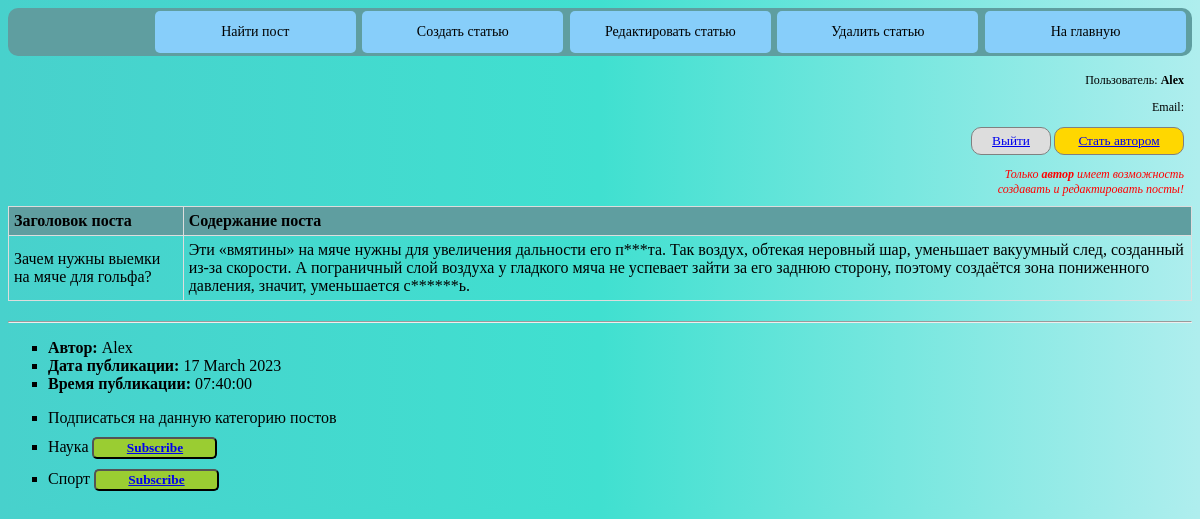
The page /news/1/ (signed in) on the database its author committed.
### news_portal/models.py (models this page shows, shortened)
class Post(models.Model):
    article = 'ar'
    news = 'nw'
    SELECT = [
        (article, 'Статья'),
        (news, 'Новость')
    ]
    type_post = models.CharField(max_length=2, choices=SELECT)
    time_post = models.DateTimeField(auto_now_add=True)
    title = models.CharField(max_length=255, default='Заголовок', unique=True)
    text_post = models.TextField(default='текст статьи, новости')
    rating_post = models.IntegerField(default=0)
    author = models.ForeignKey(Author, on_delete=models.CASCADE)
    category = models.ManyToManyField('Category', through='PostCategory')

class Author(models.Model):
    rating_autor = models.IntegerField(default=0)
    user = models.OneToOneField(User, on_delete=models.CASCADE)
    def __str__(self):
        return f'{self.user}'

class Category(models.Model):
    name_category = models.CharField(max_length=255, unique=True)
    def __str__(self):
        return f'{self.name_category}'

### news_portal/views.py (the view)
# urls.py: path('<int:pk>/', PostDetail.as_view(), name='detail'),
class PostDetail(DetailView):
    model = Post
    template_name = 'post.html'
    context_object_name = 'post'
    def get_context_data(self, *, object_list=None, **kwargs):
        context = super().get_context_data(**kwargs)
        if not self.request.user.is_staff:
            context['is_not_author'] = not self.request.user.groups.filter(name='authors').exists()
        if self.request.user.is_authenticated:
            if Subscribers.objects.filter(email=self.request.user.email).exists():
                subscriber = Subscribers.objects.get(email=self.request.user.email)
                subscriber_category = SubscriberToCategory.objects.filter(subscriber=subscriber).values('category')
                context['subscriber_category'] = [i['category'] for i in subscriber_category]
            context['is_not_subscriber'] = not Subscribers.objects.filter(email=self.request.user.email).exists()
        return context
    def get_object(self, queryset=None):
        obj = cache.get(f'post-{self.kwargs["pk"]}', None)  # ищем в кеше значение под собственно-созданным ключом
        if not obj:
            obj = super().get_object(queryset=self.queryset)
            cache.set(f'post-{self.kwargs["pk"]}', obj)  # поле kwargs достаем из объекта self
        return obj

### news_portal/templatetags/custom_filters.py (called while the page is built)
@register.filter()
def filter_words(value):
    for i in range(len(bad_words)):
        if bad_words[i] in value:
            lo = bad_words[i].replace(bad_words[i][1:-1], '*' * len(bad_words[i][1:-1]))
            text = value.replace(bad_words[i], lo)
            ti = bad_words[i].title().replace(bad_words[i].title()[1:-1], '*' * len(bad_words[i].title()[1:-1]))
            text = text.replace(bad_words[i].title(), ti)
            up = bad_words[i].upper().replace(bad_words[i].upper()[1:-1], '*' * len(bad_words[i].upper()[1:-1]))
            text = text.replace(bad_words[i].upper(), up)
            value = text
    return value

### templates/post.html (shortened to what this page needs)
{% extends 'flatpages/default.html' %}
{% load custom_filters %}
{% block content %}
    <div class="header header_link">
        <ul>
            <li><a href="{% url 'search' %}">Найти пост</a></li>
            {% if post.type_post == 'nw' %}
                <li><a href="{% url 'create_news' %}">Создать новость</a></li>
                <li><a href="{% url 'update_news' pk=post.pk %}">Редактировать новость</a></li>
                <li><a href="{% url 'delete_news' pk=post.pk %}">Удалить новость</a></li>
            {% elif post.type_post == 'ar' %}
                <li><a href="{% url 'create_article' %}">Создать статью</a></li>
                <li><a href="{% url 'update_article' pk=post.pk %}">Редактировать статью</a></li>
                <li><a href="{% url 'delete_article' pk=post.pk%}">Удалить статью</a></li>
            {% endif %}
            <li><a href="{% url 'list' %}">На главную</a></li>
        </ul>
    </div>
    <div class="info_user_div_detail">
        {% if request.user.is_authenticated %}
            <p>Пользователь: <b>{{ request.user.username }}</b></p>
            <p>Email: <b>{{ request.user.email }}</b></p>
            <button class="button_reg"><a href="{% url 'logout' %}">Выйти</a></button>
                {% if is_not_author %}
                    <button class="button_author"><a href="{% url 'upgrade_user' %}">Стать автором</a></button>
                    <p class="author_note"><i>Только <b>автор</b> имеет возможность <br>
                        создавать и редактировать посты!</i></p>
                {% endif %}
        {% else %}
            <p><i>Использовать фильтры, редактировать<br> создавать и удалять посты
                могут только<br> зарегистрированные пользователи!</i></p>
            <button class="button_reg"><a href="{% url 'login' %}">Войти</a></button>
        {% endif %}
    </div>
    <div class="padd">
        <table class="table list">
            <tr>
                <th>Заголовок поста</th>
                <th>Содержание поста</th>
            </tr>
            <tr>
                <td>{{ post.title }}</td>
                <td>{{ post.text_post|filter_words }}</td>
            </tr>
        </table>
        <hr>
        <ul class="list post_ul">
            <li><b>Автор:</b> {{ post.author }}</li>
            <li><b>Дата публикации:</b> {{ post.time_post|date:'d F Y' }}</li>
            <li><b>Время публикации:</b> {{ post.time_post|time:'H:i:s' }}</li>
        </ul>
        {% if user.is_authenticated %}
            <ul class="list post_ul">
                <li>Подписаться на данную категорию постов </li>
                {% for cat in post.category.all %}
                    <li class="list_category">
                        {{ cat }}
                        {% if cat.id not in subscriber_category or is_not_subscriber %}
                            <button class="subscribe_button"><a href="{% url 'detail' pk=post.pk %}subscribe/{{ cat.pk }}">Subscribe</a></button>
                        {% else %}
                            <button class="subscribe_button"><a href="{% url 'detail' pk=post.pk %}delete_subscribe/{{ cat.pk }}">Unsubscribe</a></button>
                            <i class="subscribe_text"><small> Вы подписаны! </small></i>
                        {% endif %}
                    </li>
                {% endfor %}
            </ul>
        {% endif %}
    </div>
{% endblock content %}

### web_style/static/css/style.css (style rules this page uses)
body { background: linear-gradient( to right, #48D1CC, #40E0D0, #AFEEEE ) }
.header { background-color: #5F9EA0; padding: 1px; border-radius: 10px; text-align: right; }
.header_link ul { padding: 0; width: 100%; margin-bottom: 2px; margin-top: 2px; }
.header_link li { display: inline; margin-right: 5px; margin-left: -1.2%; }
.header_link a { outline: none; text-decoration: none; display: inline-block; width: 17%; margin-right: 1%; text-align: center; line-height: 3; color: black; border-radius: 5px; font-size: 14px; }
.header_link li:last-child a { margin-right: 0; }
.header_link a:link, a:visited, a:focus { background: lightskyblue; }
.list { text-align: left; }
.post_ul { list-style-type: square; }
.padd { padding-top: 20px; margin-top: 80px; }
.table { width: 100%; margin-bottom: 20px; border: 1px solid #dddddd; border-collapse: collapse; margin-top: 50px; }
.table th { font-weight: bold; padding: 5px; background: #5F9EA0; border: 1px solid #dddddd; }
.table td { border: 1px solid #dddddd; padding: 5px; }
.list_category { padding-top: 10px; }
.info_user_div_detail { text-align: right; font-size: 12px; width: 98%; text-align: right; border: solid 0px gray; border-radius: 5px; position: absolute; margin-top: 5px; }
.author_note { color: red; }
.button_author { background: gold; padding: 5px; border: solid 1px gray; border-radius: 10px; width: 130px; font-family: Cambria; }
.button_reg { background: #dddddd; padding: 5px; border: solid 1px gray; border-radius: 10px; width: 80px; font-family: Cambria; }
.subscribe_button { background-color: yellowgreen; font-weight: bold; border-radius: 5px; width: 125px; font-family: Cambria; }

### rows shown on the page
Post: title "Зачем нужны выемки на мяче для гольфа?", text_post|filter_words "Эти «вмятины» на мяче нужны для увеличения дальности его п***та. Так воздух, обтекая неровный шар, уменьшает вакуумный след, созданный из-за скорости. А пограничный слой воздуха у гладкого мяча не успевает зайти за его заднюю сторону, поэтому создаётся зона пониженного давления, значит, уменьшается с******ь.", author "Alex", time_post "17 March 2023", time_post "07:40:00"
Category: name_category "Наука"
Category: name_category "Спорт"

### other values the page prints
{{ request.user.username }} "Alex"
